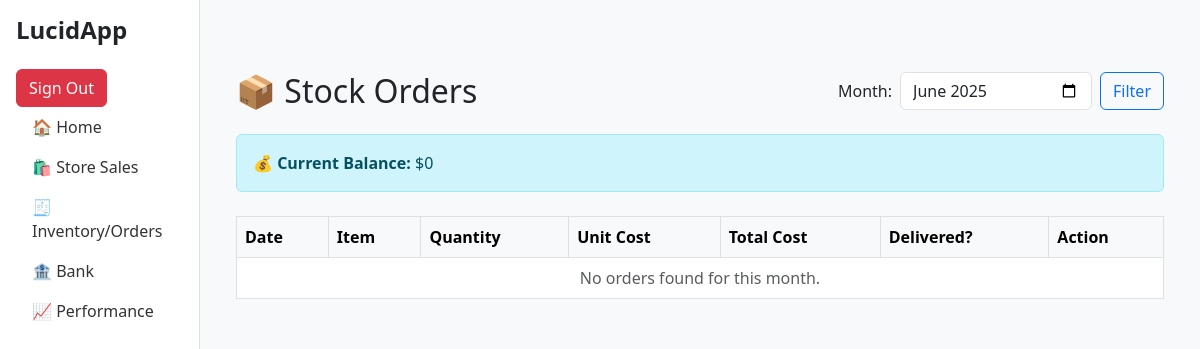
/orders/view-orders (signed in), run on an earlier commit of the app's database.
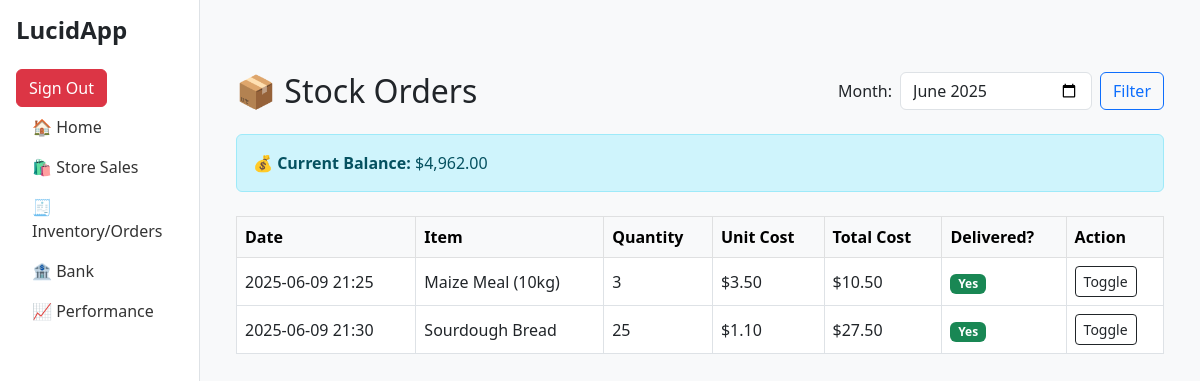
And on a later commit of the database.
### bank/models.py (models this page shows, shortened)
class BankTransaction(models.Model):
    date = models.DateTimeField(default=now)
    description = models.CharField(max_length=255, blank=False, null=False)
    debit = models.DecimalField(
        max_digits=10,
        decimal_places=2,
        blank=False,
        null=False
    )
    credit = models.DecimalField(
        max_digits=10,
        decimal_places=2,
        blank=True,
        null=False,
        default=0,
    )
    balance = models.DecimalField(
        max_digits=10,
        decimal_places=2,
        blank=True,
        null=False,
        default=0,
    )
    notes = models.TextField(
        blank=True,
        null=True,
    )

### orders/models.py (models this page shows, shortened)
class StoreOrder(models.Model):
    date = models.DateTimeField(default=now)
    item = models.ForeignKey(
        Inventory,  # Reference the Inventory model
        on_delete=models.CASCADE,  # Delete the order if the inventory item is deleted
        help_text="The inventory item being ordered"
    )
    amount = models.DecimalField(
        max_digits=10,
        decimal_places=2,
        blank=True,
        null=False,
        help_text="The cost of the item in USD"
    )
    quantity = models.PositiveIntegerField(
        blank=False,
        null=False,
        help_text="The number of items being ordered"
    )
    total = models.DecimalField(
        max_digits=10,
        decimal_places=2,
        blank=False,
        null=False,
        help_text="The total cost of the order in USD",
        default=Decimal('0.00')
    )
    delivered = models.BooleanField(
        default=False,
        help_text="Indicates if the order has been delivered to us"
    )
    class Meta:
        verbose_name = "Store Order"
        verbose_name_plural = "Store Orders"

### sales/models.py (models this page shows, shortened)
class Inventory(models.Model):
    name = models.CharField(
        max_length=255,
        blank=False,
        null=False,
        help_text="The name of the item in inventory"
    )
    quantity = models.PositiveIntegerField(
        blank=False,
        null=False,
        help_text="The number of items in stock"
    )
    cost_price = models.DecimalField(
        max_digits=10,
        decimal_places=2,
        blank=False,
        null=False,
        help_text="The cost price of the item in USD"
    )
    selling_price = models.DecimalField(
        max_digits=10,
        decimal_places=2,
        blank=True,
        null=False,
        help_text="The selling price of the item in USD"
    )
    class Meta:
        verbose_name = "Inventory Item"
        verbose_name_plural = "Inventory Items"

### orders/views.py (the view, shortened to what this page needs)
# urls.py: path('view-orders', views.view_store_orders, name='view_orders'),
@login_required
def view_store_orders(request):
    selected_month = request.GET.get('month', datetime.now().strftime('%Y-%m'))  # Default to the current month
    try:
        year, month = map(int, selected_month.split('-'))
    except ValueError:
        year, month = datetime.now().year, datetime.now().month
    orders = StoreOrder.objects.filter(date__year=year, date__month=month)
    context = {
        'orders': orders,
        'current_balance': get_current_balance(),
        'selected_month': selected_month,
    }
    return render(request, 'orders/view_orders.html', context)

### orders/views.py (called while the page is built)
def get_current_balance():
    last_entry = BankTransaction.objects.order_by('-date').first()
    if last_entry:
        current_balance = last_entry.balance
    else:
        current_balance = 0  # Default value if no entries exist
    return current_balance

### templates/orders/view_orders.html (shortened to what this page needs)
{% extends 'base.html' %}
{% load humanize %}
{% block content %}
<div class="container mt-5">
  <div class="d-flex justify-content-between align-items-center mb-4">
    <h2 class="mb-0">📦 Stock Orders</h2>
    <form method="get" class="d-flex align-items-center">
      <label for="month" class="me-2 mb-0">Month:</label>
      <input type="month" id="month" name="month" value="{{ selected_month }}" class="form-control me-2">
      <button type="submit" class="btn btn-outline-primary">Filter</button>
    </form>
  </div>
  <div class="alert alert-info">
    <strong>💰 Current Balance:</strong> ${{ current_balance|intcomma }}
</div>
  <div class="table-responsive mt-4">
    <table class="table table-bordered align-middle table-hover">
      <thead class="table-light">
        <tr>
          <th>Date</th>
          <th>Item</th>
          <th>Quantity</th>
          <th>Unit Cost</th>
          <th>Total Cost</th>
          <th>Delivered?</th>
          <th>Action</th>
        </tr>
      </thead>
      <tbody>
        {% for order in orders %}
        <tr>
          <td>{{ order.date|date:"Y-m-d H:i" }}</td>
          <td>{{ order.item.name }}</td>
          <td>{{ order.quantity }}</td>
          <td>${{ order.amount }}</td>
          <td>${{ order.total }}</td>
          <td>
            {% if order.delivered %}
              <span class="badge bg-success">Yes</span>
            {% else %}
              <span class="badge bg-secondary">No</span>
            {% endif %}
          </td>
          <td>
            <form method="post" class="d-inline">
              <button type="submit" class="btn btn-sm btn-outline-dark">
                Toggle
              </button>
            </form>
          </td>
        </tr>
        {% empty %}
        <tr>
          <td colspan="7" class="text-center text-muted">No orders found for this month.</td>
        </tr>
        {% endfor %}
      </tbody>
    </table>
  </div>
</div>
{% endblock %}

### templates/base.html (shortened to what this page needs)
<!DOCTYPE html>
<html lang="en">
<head>
  <link href="https://cdn.jsdelivr.net/npm/bootstrap@5.3.0/dist/css/bootstrap.min.css" rel="stylesheet">
</head>
<body>
  <div class="container-fluid">
    <div class="row">
      <nav class="col-md-3 col-lg-2 d-md-block sidebar">
        <h4 class="fw-bold mb-4">LucidApp</h4>
        <ul class="nav flex-column">
          <li class="nav-item">
            <form method="post" action="{% url 'home:logout' %}">
              <button type="submit" class="btn btn-danger">Sign Out</button>
            </form>
          <li class="nav-item">
            <a class="nav-link" href="{% url 'home:home' %}">🏠 Home</a>
          </li>
          <li class="nav-item">
            <a class="nav-link" data-bs-toggle="collapse" href="#salesMenu" role="button" aria-expanded="false">
              🛍 Store Sales
            </a>
          </li>
          <li class="nav-item">
            <a class="nav-link" data-bs-toggle="collapse" href="#ordersMenu" role="button" aria-expanded="false">
              🧾 Inventory/Orders
            </a>
          </li>
          <li class="nav-item">
            <a class="nav-link" data-bs-toggle="collapse" href="#bankMenu" role="button" aria-expanded="false">
              🏦 Bank
            </a>
          </li>
          <li class="nav-item">
            <a class="nav-link" data-bs-toggle="collapse" href="#performanceMenu" role="button" aria-expanded="false">
              📈 Performance
            </a>
          </li>
        </ul>
      </nav>
      <main class="col-md-9 ms-sm-auto col-lg-10 px-md-4 py-4">
        {% block content %}{% endblock %}
      </main>
    </div>
  </div>
</body>
</html>

### templates/base.html (style rules this page uses)
body { background-color: #f8f9fa; }
.sidebar { height: 100vh; padding: 1rem; background-color: #ffffff; border-right: 1px solid #dee2e6; }
.sidebar .nav-link { color: #333; }

What changed in the data, as far as the page shows it:
added BankTransaction: balance "4,962.00"
added StoreOrder: date "2025-06-09 21:25", item.name "Maize Meal (10kg)", quantity "3", amount "3.50", total "10.50", delivered "Yes"
added StoreOrder: date "2025-06-09 21:30", item.name "Sourdough Bread", quantity "25", amount "1.10", total "27.50", delivered "Yes"
Also different on the page:
{{ current_balance|intcomma }}: "0" → (not shown)
text no longer shown: "No orders found for this month."
